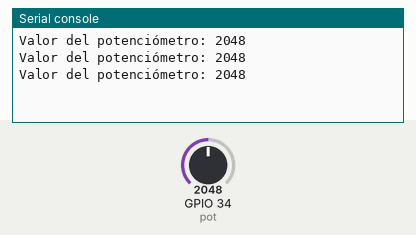
The program below on a simulated ESP32 board running MicroPython. Parts: the last lines printed to the serial console. The inputs (shaded band) are chosen by the test bench; at power-on: GPIO 34 (pot) = 2048 (analog values on the 0–4095 scale).

Above: at 1.2 s.
1.3 s: GPIO 34 (pot) set to 2866
At 1.9 s:
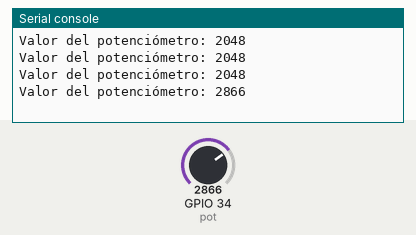
2.8 s: GPIO 34 (pot) set to 3603
At 3.4 s:
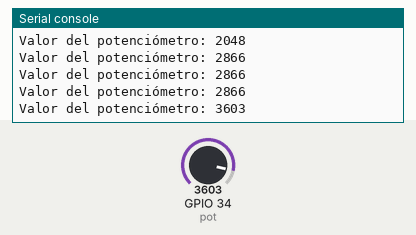
Timing chart, 0 to 5.8 s (numbered marks = the images above; inputs shaded):
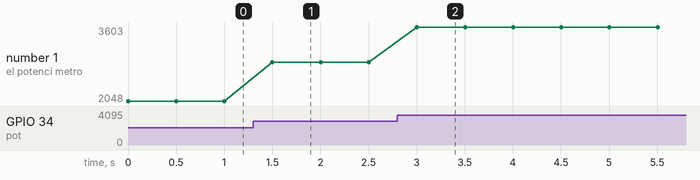

Measured:
- after the input at 1.3 s, the serial console: prints a new line after 0.20 s (image 1)
- after the input at 2.8 s, the serial console: prints a new line after 0.20 s (image 2)
- plotted number 1: 2048 → 2866 after the input at 1.3 s, 2866 → 3603 after the input at 2.8 s

The program:

ADC_pot.py
```python
from machine import Pin, ADC
import time

# Configura el pin del potenciómetro
pot = ADC(Pin(34)) # Asume que el potenciómetro está conectado al pin 34

while True:
    pot_value = pot.read() # Lee el valor del potenciómetro
    print("Valor del potenciómetro:", pot_value)
    time.sleep(0.5) # Pequeña pausa para facilitar la lectura de los valores
```
